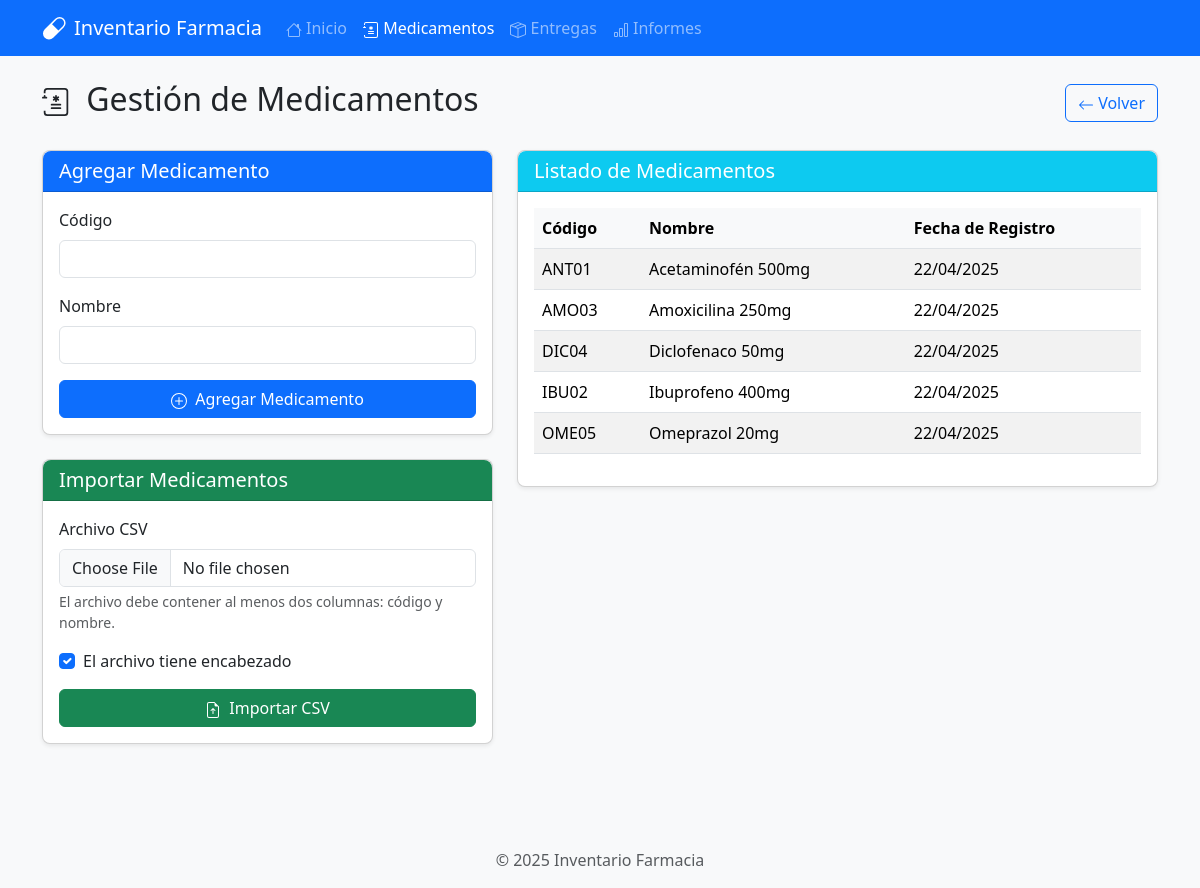
Screenshot of /medicamentos with the database file from the repository.
### models/medicamento.py (models this page shows, shortened)
class Medicamento(db.Model):
    __tablename__ = 'medicamentos'
    id = db.Column(db.Integer, primary_key=True)
    codigo = db.Column(db.String(20), unique=True, nullable=False, index=True)
    nombre = db.Column(db.String(100), nullable=False)
    created_at = db.Column(db.DateTime, default=datetime.utcnow)
    updated_at = db.Column(db.DateTime, default=datetime.utcnow, onupdate=datetime.utcnow)
    transacciones = db.relationship('Transaccion', backref='medicamento', lazy=True)
    @classmethod
    def get_all(cls):
        return cls.query.order_by(cls.nombre).all()

### app.py (the view, shortened to what this page needs)
    @app.route('/medicamentos', methods=['GET', 'POST'])
    def medicamentos():
        medicamentos = Medicamento.get_all()
        return render_template('medicamentos.html', medicamentos=medicamentos)

### templates/medicamentos.html (shortened to what this page needs)
{% extends 'base.html' %}
{% block content %}
<div class="row mb-4">
    <div class="col-md-12">
        <div class="d-flex justify-content-between align-items-center">
            <h1 class="h2">
                Gestión de Medicamentos
            </h1>
            <a href="{{ url_for('index') }}" class="btn btn-outline-primary">
                <svg xmlns="http://www.w3.org/2000/svg" width="16" height="16" fill="currentColor" class="bi bi-arrow-left" viewBox="0 0 16 16">
                    <path fill-rule="evenodd" d="M15 8a.5.5 0 0 0-.5-.5H2.707l3.147-3.146a.5.5 0 1 0-.708-.708l-4 4a.5.5 0 0 0 0 .708l4 4a.5.5 0 0 0 .708-.708L2.707 8.5H14.5A.5.5 0 0 0 15 8"/>
                </svg>
                Volver
            </a>
        </div>
    </div>
</div>
<div class="row">
    <div class="col-md-5 mb-4">
        <div class="card shadow-sm">
            <div class="card-header bg-primary text-white">
                <h5 class="mb-0">Agregar Medicamento</h5>
            </div>
            <div class="card-body">
                <form method="post" action="{{ url_for('medicamentos') }}">
                    <div class="mb-3">
                        <label for="codigo" class="form-label">Código</label>
                        <input type="text" class="form-control" id="codigo" name="codigo" required>
                    </div>
                    <div class="mb-3">
                        <label for="nombre" class="form-label">Nombre</label>
                        <input type="text" class="form-control" id="nombre" name="nombre" required>
                    </div>
                    <div class="d-grid">
                        <button type="submit" class="btn btn-primary">
                            Agregar Medicamento
                        </button>
                    </div>
                </form>
            </div>
        </div>
        <div class="card shadow-sm mt-4">
            <div class="card-header bg-success text-white">
                <h5 class="mb-0">Importar Medicamentos</h5>
            </div>
            <div class="card-body">
                <form method="post" action="{{ url_for('medicamentos') }}" enctype="multipart/form-data">
                    <div class="mb-3">
                        <label for="archivo_csv" class="form-label">Archivo CSV</label>
                        <input type="file" class="form-control" id="archivo_csv" name="archivo_csv" accept=".csv" required>
                        <div class="form-text">El archivo debe contener al menos dos columnas: código y nombre.</div>
                    </div>
                    <div class="mb-3 form-check">
                        <input type="checkbox" class="form-check-input" id="tiene_encabezado" name="tiene_encabezado" value="1" checked>
                        <label class="form-check-label" for="tiene_encabezado">El archivo tiene encabezado</label>
                    </div>
                    <div class="d-grid">
                        <button type="submit" name="importar" value="1" class="btn btn-success">
                            Importar CSV
                        </button>
                    </div>
                </form>
            </div>
        </div>
    </div>
    <div class="col-md-7">
        <div class="card shadow-sm">
            <div class="card-header bg-info text-white">
                <h5 class="mb-0">Listado de Medicamentos</h5>
            </div>
            <div class="card-body">
                {% if medicamentos %}
                    <div class="table-responsive">
                        <table class="table table-striped table-hover">
                            <thead>
                                <tr>
                                    <th>Código</th>
                                    <th>Nombre</th>
                                    <th>Fecha de Registro</th>
                                </tr>
                            </thead>
                            <tbody>
                                {% for med in medicamentos %}
                                    <tr>
                                        <td>{{ med.codigo }}</td>
                                        <td>{{ med.nombre }}</td>
                                        <td>{{ med.created_at.strftime('%d/%m/%Y') }}</td>
                                    </tr>
                                {% endfor %}
                            </tbody>
                        </table>
                    </div>
                {% else %}
                    <div class="alert alert-info">
                        No hay medicamentos registrados. Agregue un medicamento o importe desde un archivo CSV.
                    </div>
                {% endif %}
            </div>
        </div>
    </div>
</div>
{% endblock %}

### templates/base.html (shortened to what this page needs)
<!DOCTYPE html>
<html lang="es">
<head>
    {{ bootstrap.load_css() }}
    <link rel="stylesheet" href="{{ url_for('static', filename='css/main.css') }}">
</head>
<body>
    <header>
        <nav class="navbar navbar-expand-lg navbar-dark bg-primary">
            <div class="container">
                <a class="navbar-brand d-flex align-items-center" href="{{ url_for('index') }}">
                    <svg xmlns="http://www.w3.org/2000/svg" width="24" height="24" fill="currentColor" class="bi bi-capsule me-2" viewBox="0 0 16 16">
                        <path d="M1.828 8.9 8.9 1.827a4 4 0 1 1 5.657 5.657l-7.07 7.071A4 4 0 1 1 1.827 8.9Zm9.128.771 2.893-2.893a3 3 0 1 0-4.243-4.242L6.713 5.429z"/>
                    </svg>
                    Inventario Farmacia
                </a>
                <div class="collapse navbar-collapse" id="navbarNav">
                    <ul class="navbar-nav">
                        <li class="nav-item">
                            <a class="nav-link {% if request.path == url_for('index') %}active{% endif %}" href="{{ url_for('index') }}">
                                 Inicio
                            </a>
                        </li>
                        <li class="nav-item">
                            <a class="nav-link {% if request.path == url_for('medicamentos') %}active{% endif %}" href="{{ url_for('medicamentos') }}">
                                 Medicamentos
                            </a>
                        </li>
                        <li class="nav-item">
                            <a class="nav-link {% if request.path == url_for('entregas') %}active{% endif %}" href="{{ url_for('entregas') }}">
                                 Entregas
                            </a>
                        </li>
                        <li class="nav-item">
                            <a class="nav-link {% if '/informes' in request.path %}active{% endif %}" href="{{ url_for('informes') }}">
                                 Informes
                            </a>
                        </li>
                    </ul>
                </div>
            </div>
        </nav>
    </header>
    <main class="container py-4">
        {% block content %}{% endblock %}
    </main>
    <footer class="bg-light py-3 mt-4">
        <div class="container text-center">
            <p class="text-muted mb-0">&copy; 2025 Inventario Farmacia</p>
        </div>
    </footer>
</body>
</html>

### static/css/main.css (style rules this page uses)
body { background-color: #f8f9fa; min-height: 100vh; display: flex; flex-direction: column; }
main { flex: 1; }
.navbar-brand svg { margin-right: 0.5rem; }
.card { border-radius: 0.5rem; margin-bottom: 1rem; }
.card-header { border-top-left-radius: 0.5rem !important; border-top-right-radius: 0.5rem !important; }
.table th { background-color: #f8f9fa; }

### rows the page displays
Medicamento: codigo "ANT01", nombre "Acetaminofén 500mg", created_at "22/04/2025"
Medicamento: codigo "AMO03", nombre "Amoxicilina 250mg", created_at "22/04/2025"
Medicamento: codigo "DIC04", nombre "Diclofenaco 50mg", created_at "22/04/2025"
Medicamento: codigo "IBU02", nombre "Ibuprofeno 400mg", created_at "22/04/2025"
Medicamento: codigo "OME05", nombre "Omeprazol 20mg", created_at "22/04/2025"
